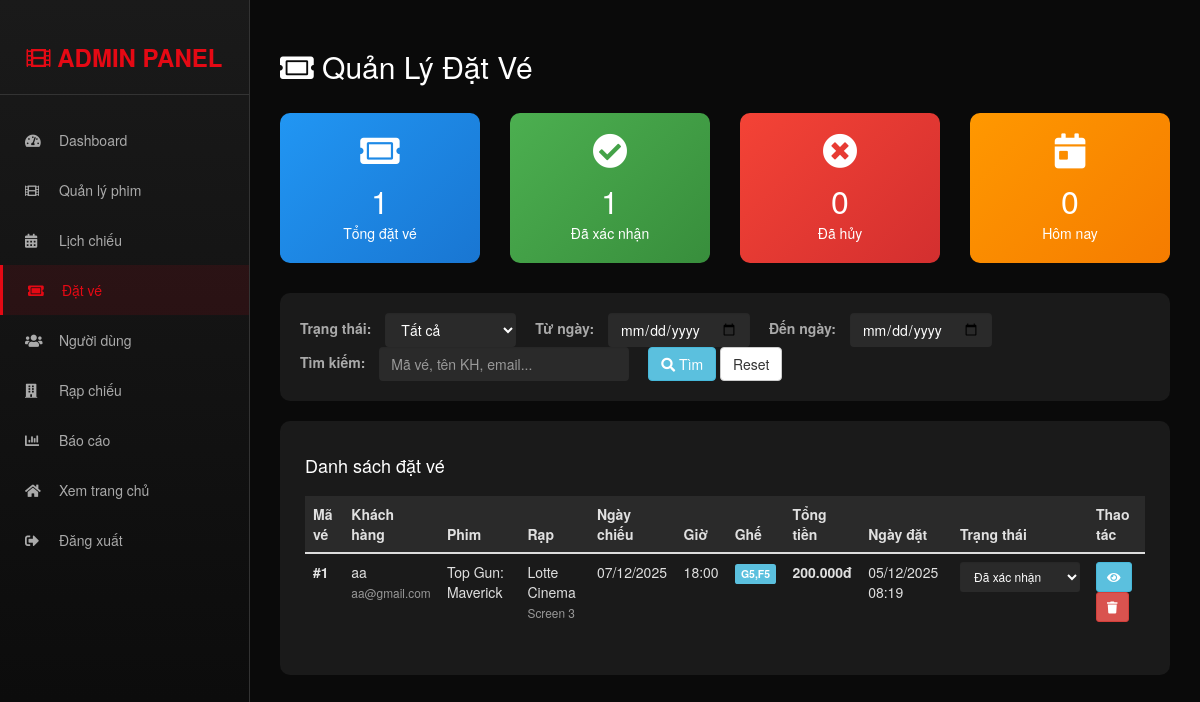
Page /admin/manage_bookings.php (signed in) on the committed database.
### tables this page shows
CREATE TABLE IF NOT EXISTS `tbl_bookings` (
  `booking_id` int(11) NOT NULL AUTO_INCREMENT,
  `user_id` int(11) NOT NULL,
  `screening_id` int(11) NOT NULL,
  `seats` varchar(255) DEFAULT NULL,
  `total_amount` decimal(10,2) DEFAULT NULL,
  `booking_date` timestamp NOT NULL DEFAULT current_timestamp(),
  `status` enum('pending','confirmed','cancelled') DEFAULT 'confirmed',
  PRIMARY KEY (`booking_id`),
  KEY `user_id` (`user_id`),
  KEY `screening_id` (`screening_id`),
  KEY `idx_screening_status` (`screening_id`, `status`)
);

CREATE TABLE IF NOT EXISTS `tbl_registration` (
  `user_id` int(11) NOT NULL AUTO_INCREMENT,
  `name` varchar(100) NOT NULL,
  `email` varchar(100) NOT NULL,
  `phone` varchar(20) DEFAULT NULL,
  `age` int(11) DEFAULT NULL,
  `gender` enum('Male','Female','Other') DEFAULT 'Male',
  `created_at` timestamp NOT NULL DEFAULT current_timestamp(),
  PRIMARY KEY (`user_id`),
  UNIQUE KEY `email` (`email`)
);

CREATE TABLE IF NOT EXISTS `tbl_movie` (
  `movie_id` int(11) NOT NULL AUTO_INCREMENT,
  `movie_name` varchar(200) NOT NULL,
  `director` varchar(100) DEFAULT NULL,
  `cast` text DEFAULT NULL,
  `description` text DEFAULT NULL,
  `image` varchar(500) DEFAULT NULL,
  `video_url` varchar(500) DEFAULT NULL,
  `duration` int(11) DEFAULT NULL COMMENT 'Thời lượng phim (phút)',
  `genre` varchar(100) DEFAULT NULL,
  `release_date` date DEFAULT NULL,
  `rating` decimal(3,1) DEFAULT 0.0,
  `status` enum('coming_soon','now_showing','ended') DEFAULT 'now_showing',
  `created_at` timestamp NOT NULL DEFAULT current_timestamp(),
  PRIMARY KEY (`movie_id`)
);

CREATE TABLE IF NOT EXISTS `tbl_theatre` (
  `id` int(11) NOT NULL AUTO_INCREMENT,
  `name` varchar(100) NOT NULL,
  `address` varchar(255) DEFAULT NULL,
  `city` varchar(50) DEFAULT NULL,
  `phone` varchar(20) DEFAULT NULL,
  `total_screens` int(11) DEFAULT 1,
  PRIMARY KEY (`id`)
);

CREATE TABLE IF NOT EXISTS `tbl_screenings` (
  `screening_id` int(11) NOT NULL AUTO_INCREMENT,
  `movie_id` int(11) NOT NULL,
  `theatre_id` int(11) NOT NULL,
  `screen_name` varchar(50) DEFAULT NULL,
  `show_date` date NOT NULL,
  `show_time` time NOT NULL,
  `price` decimal(10,2) DEFAULT 0.00,
  `available_seats` int(11) DEFAULT 100,
  PRIMARY KEY (`screening_id`),
  KEY `movie_id` (`movie_id`),
  KEY `theatre_id` (`theatre_id`)
);

### admin/manage_bookings.php (the view, shortened to what this page needs)
<!DOCTYPE html>
<html lang="vi">
<head>
    <link rel="stylesheet" href="https://maxcdn.bootstrapcdn.com/bootstrap/3.4.1/css/bootstrap.min.css">
    <link rel="stylesheet" href="https://cdnjs.cloudflare.com/ajax/libs/font-awesome/5.15.4/css/all.min.css">
</head>
<body style="background: #0a0a0a; color: #e0e0e0;">
    <?php include('admin_sidebar.php'); ?>
    <div class="main-content" style="margin-left: 250px; padding: 30px;">
        <h2 style="color: #fff; margin-bottom: 30px;">
            <i class="fas fa-ticket-alt"></i> Quản Lý Đặt Vé
        </h2>
        <div class="row" style="margin-bottom: 30px;">
            <?php
            $total_bookings = mysqli_fetch_array(mysqli_query($con, "SELECT COUNT(*) as total FROM tbl_bookings"))['total'];
            $confirmed = mysqli_fetch_array(mysqli_query($con, "SELECT COUNT(*) as total FROM tbl_bookings WHERE status='confirmed'"))['total'];
            $cancelled = mysqli_fetch_array(mysqli_query($con, "SELECT COUNT(*) as total FROM tbl_bookings WHERE status='cancelled'"))['total'];
            $today = mysqli_fetch_array(mysqli_query($con, "SELECT COUNT(*) as total FROM tbl_bookings WHERE DATE(booking_date) = CURDATE()"))['total'];
            ?>
            <div class="col-md-3">
                <div style="background: linear-gradient(135deg, #2196F3, #1976D2); padding: 20px; border-radius: 10px; text-align: center;">
                    <i class="fas fa-ticket-alt" style="font-size: 35px; color: #fff; margin-bottom: 10px;"></i>
                    <h3 style="color: #fff; margin: 5px 0; font-size: 32px;"><?php echo $total_bookings; ?></h3>
                    <p style="color: #fff; margin: 0;">Tổng đặt vé</p>
                </div>
            </div>
            <div class="col-md-3">
                <div style="background: linear-gradient(135deg, #4CAF50, #388E3C); padding: 20px; border-radius: 10px; text-align: center;">
                    <i class="fas fa-check-circle" style="font-size: 35px; color: #fff; margin-bottom: 10px;"></i>
                    <h3 style="color: #fff; margin: 5px 0; font-size: 32px;"><?php echo $confirmed; ?></h3>
                    <p style="color: #fff; margin: 0;">Đã xác nhận</p>
                </div>
            </div>
            <div class="col-md-3">
                <div style="background: linear-gradient(135deg, #f44336, #d32f2f); padding: 20px; border-radius: 10px; text-align: center;">
                    <i class="fas fa-times-circle" style="font-size: 35px; color: #fff; margin-bottom: 10px;"></i>
                    <h3 style="color: #fff; margin: 5px 0; font-size: 32px;"><?php echo $cancelled; ?></h3>
                    <p style="color: #fff; margin: 0;">Đã hủy</p>
                </div>
            </div>
            <div class="col-md-3">
                <div style="background: linear-gradient(135deg, #FF9800, #F57C00); padding: 20px; border-radius: 10px; text-align: center;">
                    <i class="fas fa-calendar-day" style="font-size: 35px; color: #fff; margin-bottom: 10px;"></i>
                    <h3 style="color: #fff; margin: 5px 0; font-size: 32px;"><?php echo $today; ?></h3>
                    <p style="color: #fff; margin: 0;">Hôm nay</p>
                </div>
            </div>
        </div>
        <div style="background: #1a1a1a; padding: 20px; border-radius: 10px; margin-bottom: 20px;">
            <form method="GET" class="form-inline">
                <div class="form-group" style="margin-right: 15px;">
                    <label style="color: #aaa; margin-right: 10px;">Trạng thái:</label>
                    <select name="status" class="form-control" style="background: #2a2a2a; color: #fff; border: none;">
                        <option value="">Tất cả</option>
                    </select>
                </div>
                <div class="form-group" style="margin-right: 15px;">
                    <label style="color: #aaa; margin-right: 10px;">Từ ngày:</label>
                    <input type="date" name="from_date" class="form-control" value="<?php echo $_GET['from_date'] ?? ''; ?>" style="background: #2a2a2a; color: #fff; border: none;">
                </div>
                <div class="form-group" style="margin-right: 15px;">
                    <label style="color: #aaa; margin-right: 10px;">Đến ngày:</label>
                    <input type="date" name="to_date" class="form-control" value="<?php echo $_GET['to_date'] ?? ''; ?>" style="background: #2a2a2a; color: #fff; border: none;">
                </div>
                <div class="form-group" style="margin-right: 15px;">
                    <label style="color: #aaa; margin-right: 10px;">Tìm kiếm:</label>
                    <input type="text" name="search" class="form-control" value="<?php echo $_GET['search'] ?? ''; ?>" placeholder="Mã vé, tên KH, email..." style="background: #2a2a2a; color: #fff; border: none; width: 250px;">
                </div>
                <button type="submit" class="btn btn-info">
                    <i class="fas fa-search"></i> Tìm
                </button>
                <a href="manage_bookings.php" class="btn btn-default">Reset</a>
            </form>
        </div>
        <div style="background: #1a1a1a; padding: 25px; border-radius: 10px;">
            <h4 style="color: #fff; margin-bottom: 20px;">Danh sách đặt vé</h4>
            <div style="overflow-x: auto;">
                <table class="table table-hover" style="color: #e0e0e0;">
                    <thead style="background: #2a2a2a;">
                        <tr>
                            <th>Mã vé</th>
                            <th>Khách hàng</th>
                            <th>Phim</th>
                            <th>Rạp</th>
                            <th>Ngày chiếu</th>
                            <th>Giờ</th>
                            <th>Ghế</th>
                            <th>Tổng tiền</th>
                            <th>Ngày đặt</th>
                            <th>Trạng thái</th>
                            <th>Thao tác</th>
                        </tr>
                    </thead>
                    <tbody>
                        <?php
                        $where = "WHERE 1=1";
                        $qry = mysqli_query($con, "
                            SELECT b.*, r.name, r.email, m.movie_name, t.name as theatre_name,
                                   s.show_date, s.show_time, s.screen_name
                            FROM tbl_bookings b
                            JOIN tbl_registration r ON b.user_id = r.user_id
                            JOIN tbl_screenings s ON b.screening_id = s.screening_id
                            JOIN tbl_movie m ON s.movie_id = m.movie_id
                            JOIN tbl_theatre t ON s.theatre_id = t.id
                            $where
                            ORDER BY b.booking_date DESC
                        ");
                        if(mysqli_num_rows($qry) > 0) {
                            while($row = mysqli_fetch_array($qry)) {
                        ?>
                        <tr>
                            <td><strong>#<?php echo $row['booking_id']; ?></strong></td>
                            <td>
                                <?php echo htmlspecialchars($row['name']); ?><br>
                                <small style="color: #999;"><?php echo htmlspecialchars($row['email']); ?></small>
                            </td>
                            <td><?php echo htmlspecialchars($row['movie_name']); ?></td>
                            <td>
                                <?php echo htmlspecialchars($row['theatre_name']); ?><br>
                                <small style="color: #999;"><?php echo htmlspecialchars($row['screen_name']); ?></small>
                            </td>
                            <td><?php echo date('d/m/Y', strtotime($row['show_date'])); ?></td>
                            <td><?php echo date('H:i', strtotime($row['show_time'])); ?></td>
                            <td><span class="label label-info"><?php echo htmlspecialchars($row['seats']); ?></span></td>
                            <td><strong><?php echo number_format($row['total_amount'], 0, ',', '.'); ?>đ</strong></td>
                            <td><?php echo date('d/m/Y H:i', strtotime($row['booking_date'])); ?></td>
                            <td>
                                <form method="POST" style="display: inline;">
                                    <select name="status" class="form-control input-sm" style="background: #2a2a2a; color: #fff; border: none; width: 120px;" onchange="this.form.submit()">
                                        <option value="confirmed" <?php echo $row['status']=='confirmed'?'selected':''; ?>>Đã xác nhận</option>
                                    </select>
                                </form>
                            </td>
                            <td>
                                <a href="view_booking.php?id=<?php echo $row['booking_id']; ?>" class="btn btn-sm btn-info" title="Xem chi tiết">
                                    <i class="fas fa-eye"></i>
                                </a>
                                <a href="?delete=<?php echo $row['booking_id']; ?>" class="btn btn-sm btn-danger" onclick="return confirm('Xác nhận xóa đặt vé này?')" title="Xóa">
                                    <i class="fas fa-trash"></i>
                                </a>
                            </td>
                        </tr>
                        <?php
                            }
                        } else {
                            echo '<tr><td colspan="11" style="text-align: center; color: #777;">Không tìm thấy đặt vé nào</td></tr>';
                        }
                        ?>
                    </tbody>
                </table>
            </div>
        </div>
    </div>
</body>
</html>

### rows in the picture
tbl_bookings: booking_id "1", user.name "aa", user.email "aa@gmail.com", tbl_movie.movie_name "Top Gun: Maverick", tbl_theatre.name "Lotte Cinema", screening.screen_name "Screen 3", screening.show_date "07/12/2025", screening.show_time "18:00", seats "G5,F5", total_amount "200.000", booking_date "05/12/2025 08:19", status "Đã xác nhận"

### other values in the picture
$total_bookings "1"
$confirmed "1"
$cancelled "0"
$today "0"
